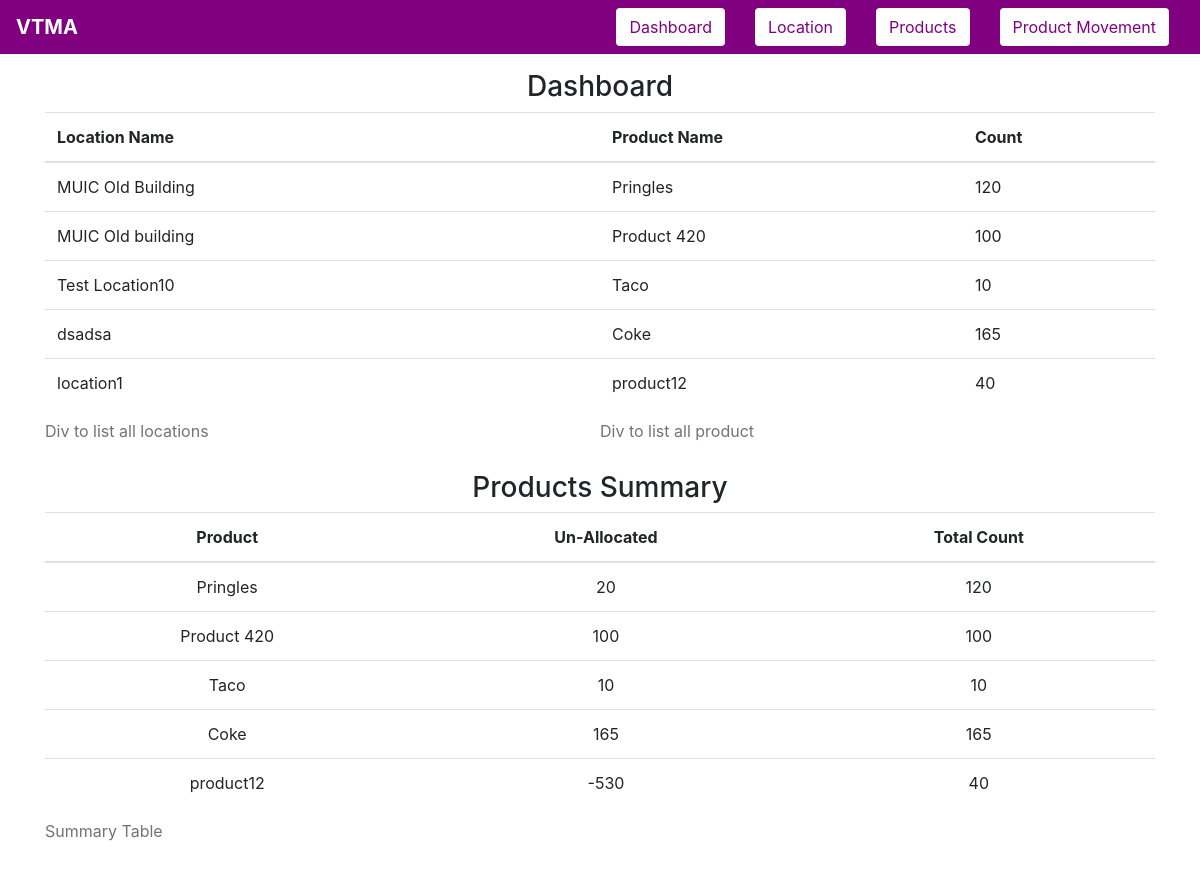
Before: / with the older database file.
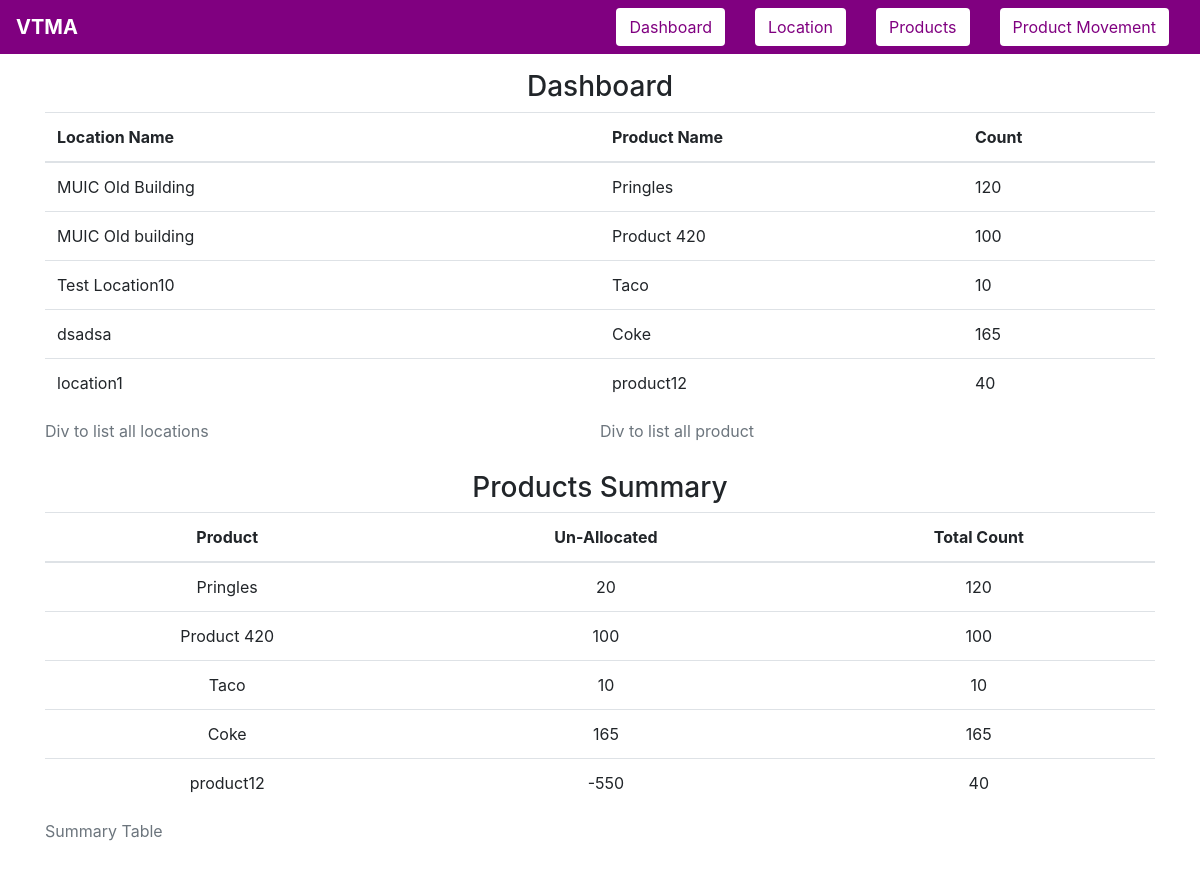
After: the same page with the newer database file.
### tables this page shows
CREATE TABLE products(prod_id INTEGER PRIMARY KEY AUTOINCREMENT,
                    prod_name TEXT UNIQUE NOT NULL,
                    prod_quantity INTEGER NOT NULL,
                    unallocated_quantity INTEGER);

### app.py (the view)
@app.route("/")
def summary():
    msg = None
    q_data, location_c, products = None, None, None
    db = sqlite3.connect(DATABASE_NAME)
    cursor = db.cursor()
    try:
        cursor.execute(select_from_location)
        location_c = cursor.fetchall()
        cursor.execute(select_from_product)
        products = cursor.fetchall()
        cursor.execute(
            """
        SELECT prod_name, unallocated_quantity, prod_quantity FROM products
        """
        )
        q_data = cursor.fetchall()
    except sqlite3.Error as e:
        msg = f"An error occurred: {e.args[0]}"
    if msg:
        print(msg)
    return render(
        "index.html",
        link=link,
        title="Summary",
        locations=location_c,
        products=products,
        database=q_data,
    )

### templates/index.html
{% extends 'base-template.html' %}
{% block content %}
    <div class="container">
        <h3 style="text-align: center">Dashboard</h3>
        <div style="height: 50%;width: 100%; float: left">
            {% if locations == None or locations|length == 0 %}
            <div style="float: left;width:50%;">
                <h3  class="text center font-weight-light">No Data Available Yet</h3>
            </div>
            {% else %}
            <div style="float:left;width:50%">
                <table class="table">
                <caption>Div to list all locations</caption>
                    <thead>
                        <tr>
                            <th scope="col">Location Name</th>
                        </tr>
                    </thead>
                    <tbody>
                        {% for location in locations %}
                            <tr>
                                <td>{{ location[1] }}</td>
                            </tr>
                        {% endfor %}
                    </tbody>
                </table>
            </div>
        {% endif %}
        {% if products == None or products|length == 0 %}
            <div style="float: right;width: 50%;">
                <h3 class="text center font-weight-light">No Product Data Available Yet</h3>
            </div>
        {% else %}
            <div style="float:right;width:50%;">
                <table class="table">
                <caption>Div to list all product</caption>
                    <thead>
                        <tr>
                            <th scope="col">Product Name</th>
                            <th scope="col">Count</th>
                        </tr>
                    </thead>
                    <tbody>
                        {% for product in products %}
                            <tr>
                                <td>{{ product[1] }}</td>
                                <td>{{ product[2] }}</td>
                            </tr>
                        {% endfor %}
                    </tbody>
                </table>
            </div>
        {% endif %}
        </div>
    </div>
    <div class="container" style="float: contour; text-align: center">
    <h3 style="text-align: center">Products Summary</h3>
        <div class="form-horizontal" title="Summary">
        {% if database == None or database|length == 0 %}
            <h3 class="text-center font-weight-light">Summary not available yet</h3>
        {% else %}
            <div>
                <table class="table">
                <caption>Summary Table</caption>
                    <thead>
                        <tr>
                            <th scope="col">Product</th>
                            <th scope="col">Un-Allocated</th>
                            <th scope="col">Total Count</th>
                        </tr>
                    </thead>
                    <thead>
                        {% for data in database %}
                            <tr>
                                <td>{{ data[0] }}</td>
                                <td>{{ data[1] }}</td>
                                <td>{{ data[2] }}</td>
                            </tr>
                        {% endfor %}
                    </thead>
                </table>
            </div>
        {% endif %}
        </div>
    </div>
{% endblock %}

Changed rows visible on the page:
changed products "product12": unallocated_quantity "-530" → "-550"
